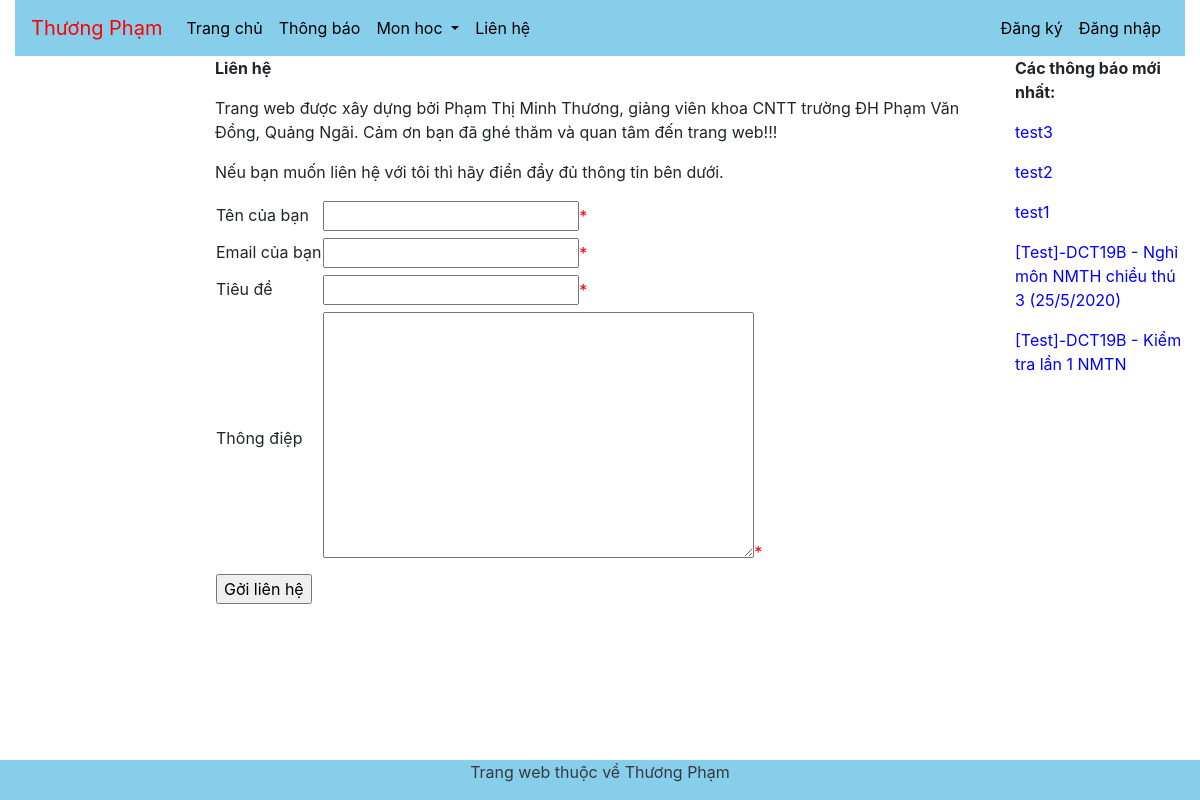
The app's page /lienhe/ with its own data.
### AppChinh/models.py (models this page shows)
class ThongBao(models.Model):
    LoaiTB = models.ForeignKey(LoaiThongBao,on_delete=models.CASCADE)
    TieuDeTB = models.CharField(max_length=100)
    NoiDungTB = models.TextField()
    NgayTB = models.DateTimeField(auto_now_add=True)

### AppChinh/views.py (the view)
# urls.py: path('lienhe/', views.contact),
def contact(request):
    from .forms import formLienHe
    formlh = formLienHe()
    if request.method == "POST":
        formlh = formLienHe(request.POST)
        if formlh.is_valid():
            formlh.goiThongDiep()
            formlh.taoLienHe()
            return HttpResponseRedirect("/")
    return render(request, "pages/Lienhe.html", {'form': formlh})

### AppChinh/forms.py (shortened to what this page needs)
class formLienHe(forms.Form):
    TenBanLH = forms.CharField(max_length=20)
    TieuDeLH = forms.CharField(max_length=100)
    ThongDiepLH = forms.CharField(widget=forms.Textarea())
    EmailBanLH = forms.EmailField()

### AppChinh/context_processors.py (called while the page is built)
def layThongTin(request):
    dsmon = Mon.objects.all()
    tbMoiNhat = ThongBao.objects.all().order_by('-NgayTB')[:5]
    return {'dsmon': dsmon, 'tb':tbMoiNhat}

### AppChinh/templates/pages/Lienhe.html (shortened to what this page needs)
{% extends "pages/Base.html" %}
{% block noidung %}
    <p><b>Liên hệ</b></p>
    <p>Trang web được xây dựng bởi Phạm Thị Minh Thương, giảng viên khoa CNTT trường ĐH Phạm Văn Đồng, Quảng Ngãi. Cảm ơn bạn đã ghé thăm và quan tâm đến trang web!!!</p>
    <p>Nếu bạn muốn liên hệ với tôi thì hãy điền đầy đủ thông tin bên dưới. </p>
    <form method="POST">
        <table>
            <tr>
                <td><label>Tên của bạn</label></td>
                <td>{{form.TenBanLH}}<label style="color: red;">  *   </label></td>
            </tr>
            <tr>
                <td><label>Email của bạn</label></td>
                <td>{{form.EmailBanLH}}<label style="color: red;">  *   </label></td>
            </tr>
            <tr>
                <td><label>Tiêu đề</label></td>
                <td>{{form.TieuDeLH}}<label style="color: red;">  *   </label></td>
            </tr>
            <tr>
                <td><label>Thông điệp</label></td>
                <td>{{form.ThongDiepLH}}<label style="color: red;">  *   </label></td>
            </tr>
            <tr>
                <td>
                    <input type="submit" value="Gởi liên hệ"/>
                </td>
            </tr>
        </table>
    </form>
{% endblock %}

### AppChinh/templates/pages/Base.html (shortened to what this page needs)
<!DOCTYPE html>
<html lang="en">
<head>
    {% load static %}
    <link rel="stylesheet" href="{% static 'css/bootstrap.min.css'%}" type="text/css" />
    <link rel="stylesheet" href="{% static 'tuTao.css' %}" type="text/css"/>
</head>
<body>
    <div class="container-fluid">
        <nav class="navbar navbar-expand-sm navbar-light sticky-top" style="background-color: skyblue;">
            <a class="navbar-brand" href="/">Thương Phạm
            </a>
            <div class="collapse navbar-collapse" id="collapsibleNavbar">
                <ul class="navbar-nav mr-auto">
                    <li class="nav-item">
                        <a class="nav-link" href="/">Trang chủ</a>
                    </li>
                    <li class="nav-item">
                        <a class="nav-link" href="/ThongBao">Thông báo</a>
                    </li>
                    <li class="nav-item dropdown">
                        <a class="nav-link dropdown-toggle" href="/MonHoc" id="navbardrop" data-toggle="dropdown">
                        Mon hoc
                        </a>
                    </li>
                    <li class="nav-item">
                        <a class="nav-link" href="/lienhe">Liên hệ</a>
                    </li>
                </ul>
            </div>
            <ul class="navbar-nav ml-auto">
                {% if request.session.username %}
                <li class="nav-item">
                    <a class="nav-link">Xin chào {{request.session.username}}</a>
                </li>
                <li class="nav-item">
                    <a class="nav-link" href="{% url 'Logout' %}">Đăng xuất</a>
                </li>
                {% else %}
                <li class="nav-item">
                    <a class="nav-link" href="{% url 'Dangky' %}">Đăng ký</a>
                </li>
                <li class="nav-item">
                    <a class="nav-link" href="{% url 'Dangnhap' %}">Đăng nhập</a>
                </li>
                {% endif %}
            </ul>
        </nav>
        <div class="row">
            <div class="col-sm-2">
            </div>
            <div class="col-sm-8">
                <div>
                    {% block noidung %}
                    {% endblock %}
                </div>
            </div>
            <div class="col-sm-2">
                <div>
                    <p><b>Các thông báo mới nhất:</b></p>
                    {% for t in tb %}
                        <p><a href="{% url 'tbct' t.id %}">{{t.TieuDeTB}}</a></p>
                    {% endfor %}
                </div>
            </div>
        </div>
        <div class="row footer text-center text-dark" style="background-color: skyblue;">
            <div class="col">
                <p>Trang web thuộc về Thương Phạm</p>
            </div>
        </div>
    </div>
</body>
</html>

### static/css/tuTao.css (style rules this page uses)
html { position: relative; min-height: 100%; }
body { margin-bottom: 40px; }
.footer { position: absolute; bottom: 0; width: 100%; height: 40px; }
.navbar, .footer { background-color: cornflowerblue; }
.navbar .nav-item .nav-link { color: black; }
.navbar .navbar-brand { color: red; animation-name: example; animation-duration: 4s; animation-iteration-count: infinite; animation-direction: alternate; }
.navbar-brand { transition: margin-left 20s 0.5s ; -moz-transition: margin-left 20s 0.5s ease-in-out; -webkit-transition: margin-left 20s 0.5s ease-in-out; }
a:link { color: blue; }

### records on screen
ThongBao: TieuDeTB "test3"
ThongBao: TieuDeTB "test2"
ThongBao: TieuDeTB "test1"
ThongBao: TieuDeTB "[Test]-DCT19B - Nghỉ môn NMTH chiều thú 3 (25/5/2020)"
ThongBao: TieuDeTB "[Test]-DCT19B - Kiểm tra lần 1 NMTN"
